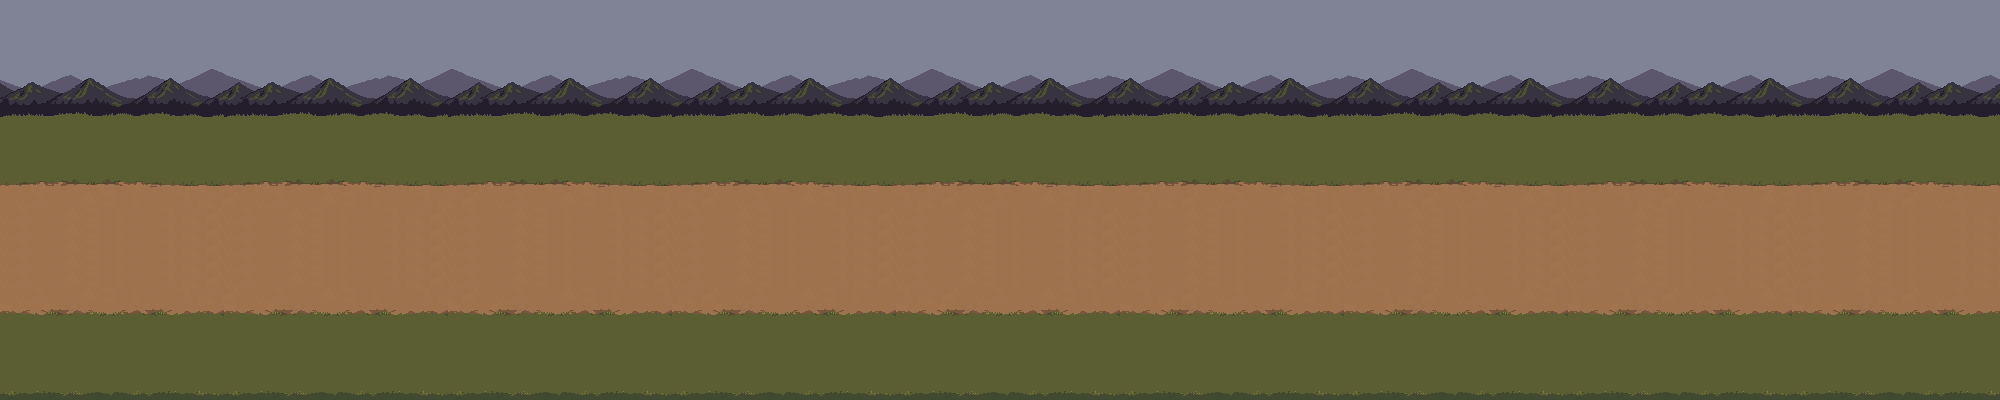

Rendered tile map (Tiled .tmx) drawn with the repository's tilesets; below, a short description and the map source with its tile grids summarised:
An orthogonal 125x25 tile map with 16x16 px tiles, 3 tile layers (far-mountains, mountains, ground), 2 tilesets and 2 objects.

<map version="1.10" tiledversion="1.12.2-2-geb83ddb9" orientation="orthogonal" renderorder="right-down" width="125" height="25" tilewidth="16" tileheight="16" infinite="0" nextlayerid="6" nextobjectid="4">
 <tileset firstgid="1" source="hoi-bg-pixelated.tsx" />
 <tileset firstgid="151" source="hoi-chars.tsx" />
 <layer id="2" name="far-mountains" width="125" height="25">
  <data>[3125 cells, 875 non-empty, 30 distinct tile ids]</data>
 </layer>
 <layer id="1" name="mountains" width="125" height="25">
  <data>[3125 cells, 500 non-empty, 46 distinct tile ids]</data>
 </layer>
 <layer id="3" name="ground" width="125" height="25">
  <data>[3125 cells, 2250 non-empty, 72 distinct tile ids]</data>
 </layer>
 <objectgroup id="5" name="collisions">
  <object id="1" x="-1.33333" y="26.3333" width="2000" height="63.3333" />
  <object id="3" x="-1.33333" y="387" width="2000" height="63.3333" />
 </objectgroup>
</map>
